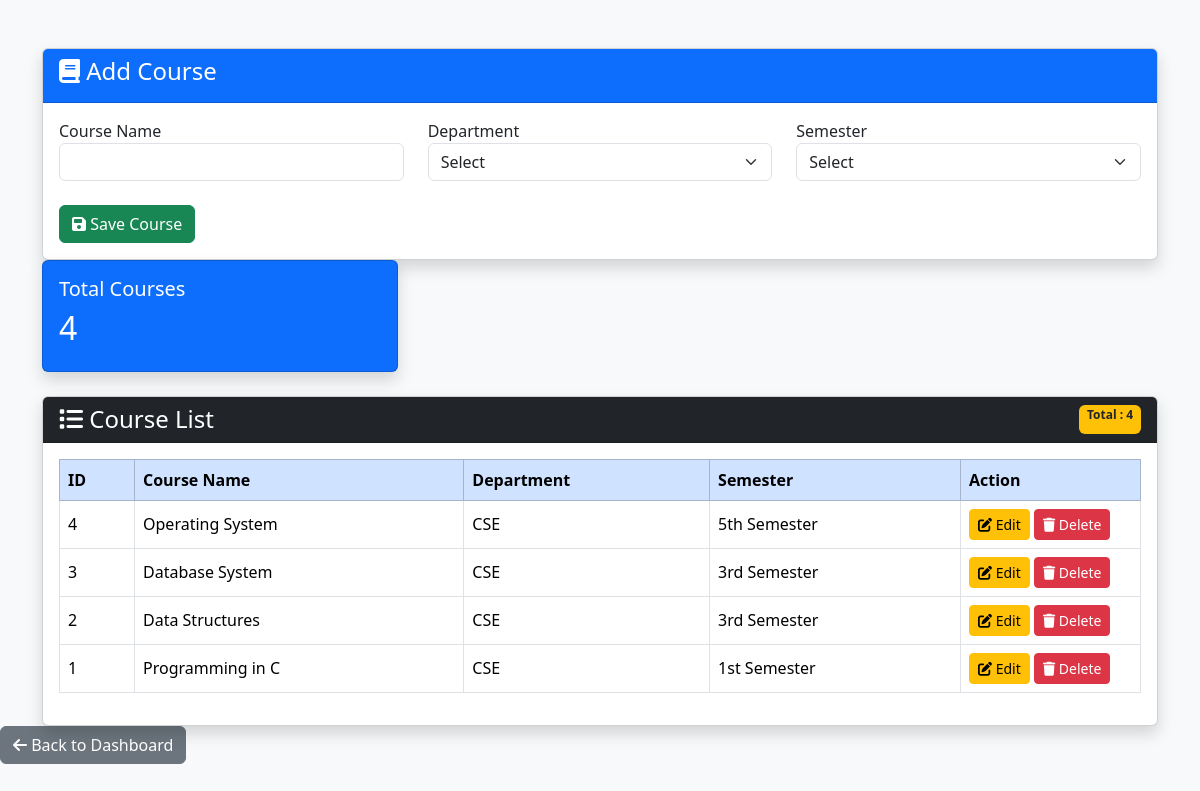
The app's page /admin/course.php (signed in) with its own data.
### tables this page shows
CREATE TABLE courses (
    course_id INT AUTO_INCREMENT PRIMARY KEY,
    course_code VARCHAR(30),
    course_name VARCHAR(100),
    credit DOUBLE,
    department_id INT,
    semester_id INT,

    FOREIGN KEY(department_id)
    REFERENCES departments(department_id),

    FOREIGN KEY(semester_id)
    REFERENCES semesters(semester_id)
);

CREATE TABLE departments (
    department_id INT AUTO_INCREMENT PRIMARY KEY,
    department_name VARCHAR(100) NOT NULL
);

CREATE TABLE semesters (
    semester_id INT AUTO_INCREMENT PRIMARY KEY,
    semester_name VARCHAR(50) NOT NULL
);

### admin/course.php (the view, shortened to what this page needs)
<?php
include '../config/database.php';
if(isset($_GET['search']))
{
    $search = mysqli_real_escape_string($conn,$_GET['search']);
    $courses = mysqli_query($conn,"
    SELECT c.*,d.department_name,s.semester_name
    FROM courses c
    LEFT JOIN departments d
    ON c.department_id=d.department_id
    LEFT JOIN semesters s
    ON c.semester_id=s.semester_id
    WHERE
    c.course_name LIKE '%$search%'
    OR
    d.department_name LIKE '%$search%'
    OR
    s.semester_name LIKE '%$search%'
    ORDER BY c.course_id DESC
    ");
}
else
{
    $courses = mysqli_query($conn,"
    SELECT c.*,d.department_name,s.semester_name
    FROM courses c
    LEFT JOIN departments d
    ON c.department_id=d.department_id
    LEFT JOIN semesters s
    ON c.semester_id=s.semester_id
    ORDER BY c.course_id DESC
    ");
}
?>
<!DOCTYPE html>
<html>
<head>
<link href="https://cdn.jsdelivr.net/npm/bootstrap@5.3.3/dist/css/bootstrap.min.css" rel="stylesheet">
<link rel="stylesheet"
href="https://cdnjs.cloudflare.com/ajax/libs/font-awesome/6.5.2/css/all.min.css">
</head>
<body class="bg-light">
<div class="container mt-5">
<div class="card shadow">
<div class="card-header bg-primary text-white">
<h4>
<i class="fa fa-book"></i>
Add Course
</h4>
</div>
<div class="card-body">
<form method="POST">
<div class="row">
<div class="col-md-4">
<label>Course Name</label>
<input
type="text"
name="course_name"
class="form-control"
required>
</div>
<div class="col-md-4">
<label>Department</label>
<select
name="department_id"
class="form-select"
required>
<option value="">Select</option>
</select>
</div>
<div class="col-md-4">
<label>Semester</label>
<select
name="semester_id"
class="form-select"
required>
<option value="">Select</option>
</select>
</div>
</div>
<br>
<button
class="btn btn-success"
name="add_course">
<i class="fa fa-save"></i>
Save Course
</button>
</form>
</div>
</div>
<?php
$totalCourse=mysqli_num_rows(mysqli_query($conn,"
SELECT * FROM courses
"));
?>
<div class="row mb-4">
<div class="col-md-4">
<div class="card bg-primary text-white shadow">
<div class="card-body">
<h5>Total Courses</h5>
<h2>
<?php echo $totalCourse; ?>
</h2>
</div>
</div>
</div>
</div>
<div class="card shadow mt-4">
    <div class="card-header bg-dark text-white d-flex justify-content-between">
        <h4 class="mb-0">
            <i class="fa fa-list"></i>
            Course List
        </h4>
        <span class="badge bg-warning text-dark">
            Total :
            <?php echo mysqli_num_rows($courses); ?>
        </span>
    </div>
    <div class="card-body">
        <div class="table-responsive">
            <table class="table table-bordered table-hover align-middle">
                <thead class="table-primary">
                    <tr>
                        <th>ID</th>
                        <th>Course Name</th>
                        <th>Department</th>
                        <th>Semester</th>
                        <th width="180">Action</th>
                    </tr>
                </thead>
                <tbody>
                <?php
                if(mysqli_num_rows($courses)>0)
                {
                    while($row=mysqli_fetch_assoc($courses))
                    {
                ?>
                    <tr>
                        <td>
                            <?php echo $row['course_id']; ?>
                        </td>
                        <td>
                            <?php echo $row['course_name']; ?>
                        </td>
                        <td>
                            <?php echo $row['department_name']; ?>
                        </td>
                        <td>
                            <?php echo $row['semester_name']; ?>
                        </td>
                        <td>
                            <a href="edit-course.php?id=<?php echo $row['course_id']; ?>"
                            class="btn btn-warning btn-sm">
                                <i class="fa fa-edit"></i>
                                Edit
                            </a>
                            <a href="course.php?delete=<?php echo $row['course_id']; ?>"
                            class="btn btn-danger btn-sm"
                            onclick="return confirm('Delete this course?')">
                                <i class="fa fa-trash"></i>
                                Delete
                            </a>
                        </td>
                    </tr>
                <?php
                    }
                }
                ?>
                </tbody>
            </table>
        </div>
    </div>
</div>
</div>
<div class="mb-3">
    <a href="dashboard.php" class="btn btn-secondary">
        <i class="fa fa-arrow-left"></i>
                           Back to Dashboard
    </a>
</div>
</body>
</html>

### records on screen
courses: course_id "4", course_name "Operating System", department.department_name "CSE", semester.semester_name "5th Semester"
courses: course_id "3", course_name "Database System", department.department_name "CSE", semester.semester_name "3rd Semester"
courses: course_id "2", course_name "Data Structures", department.department_name "CSE", semester.semester_name "3rd Semester"
courses: course_id "1", course_name "Programming in C", department.department_name "CSE", semester.semester_name "1st Semester"

### other values on screen
$totalCourse "4"
mysqli_num_rows($courses) "4"
